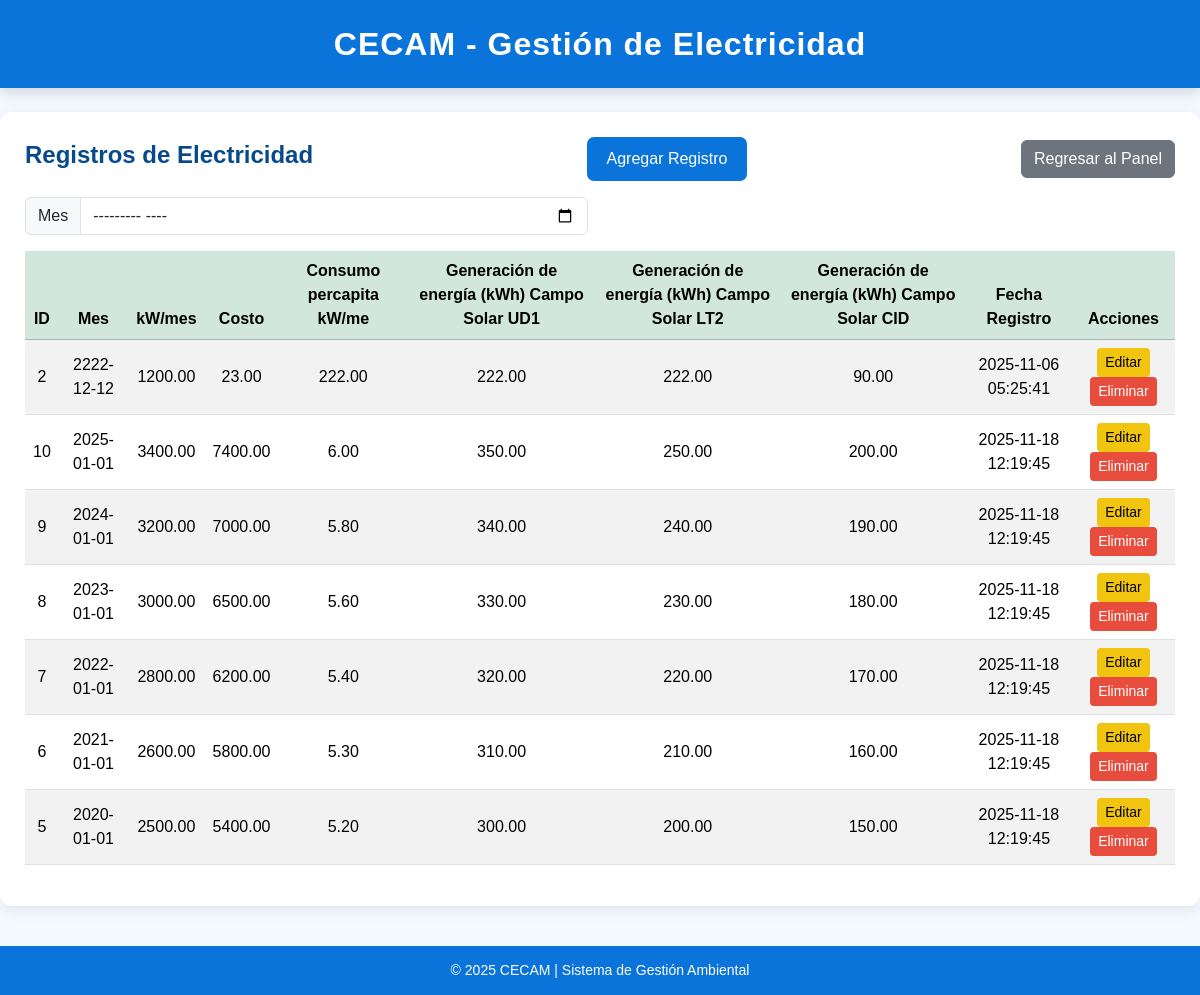
The app's page /index.php?view=electricidad (signed in) with its own data.
### tables this page shows
CREATE TABLE `electricidad` (
  `id_elec` int(11) NOT NULL AUTO_INCREMENT,
  `mes_elec` date DEFAULT NULL,
  `cons_kw_mes_elec` decimal(10,2) DEFAULT NULL,
  `costo_elec` decimal(10,2) DEFAULT NULL,
  `cons_percap_elec` decimal(10,2) DEFAULT NULL,
  `ener_sud1_elec` decimal(10,2) DEFAULT NULL,
  `ener_sl172_elec` decimal(10,2) DEFAULT NULL,
  `ener_scid_elec` decimal(10,2) DEFAULT NULL,
  `created_elec` timestamp NOT NULL DEFAULT current_timestamp(),
  PRIMARY KEY (`id_elec`)
);

### app/controllers/ElectricidadController.php (called while the page is built, shortened)
<?php
require_once __DIR__ . '/../models/ElectricidadModel.php';
class ElectricidadController {
    private $model;
    public function __construct($connection) {
        $this->connection = $connection;
        $this->model = new ElectricidadModel($this->connection);
    }
    public function index() {
        $registros = $this->model->obtenerRegistros();
        include __DIR__ . '/../views/electricidad.php';
    }
}
?>

### app/models/ElectricidadModel.php (called while the page is built, shortened)
<?php
class ElectricidadModel
{
    private $conn;
    public function __construct($connection)
    {
        $this->conn = $connection;
    }
    public function obtenerRegistros()
    {
        $sql = "SELECT * FROM electricidad ORDER BY mes_elec DESC";
        $result = $this->conn->query($sql);
        return $result->fetch_all(MYSQLI_ASSOC);
    }
}

### app/views/electricidad.php (the view, shortened to what this page needs)
<?php
$registros = $registros ?? [];
?>
<!DOCTYPE html>
<html lang="es">
<head>
  <link href="https://cdn.jsdelivr.net/npm/bootstrap@5.3.2/dist/css/bootstrap.min.css"
        rel="stylesheet">
  <link rel="stylesheet" href="public/css/ele.css">
</head>
<body>
<header>
  <h3> CECAM - Gestión de Electricidad</h3>
</header>
<div class="container mt-4">
  <div class="d-flex justify-content-between align-items-center mb-3">
    <h4>Registros de Electricidad</h4>
    <button class="btn btn-add" data-bs-toggle="modal" data-bs-target="#modalAgregar">
      Agregar Registro
    </button>
     <a href="index.php?view=dashboard_admin" class="btn btn-secondary">
        Regresar al Panel
      </a>
  </div>
  <div class="row mb-3">
    <div class="col-md-6">
      <div class="input-group">
        <span class="input-group-text">Mes</span>
        <input type="month" id="searchInput" class="form-control"
               placeholder="Buscar por mes...">
      </div>
    </div>
  </div>
  <table class="table table-striped text-center align-middle" id="tablaElectricidad">
    <thead class="table-success">
      <tr>
        <th>ID</th>
        <th>Mes</th>
        <th> kW/mes</th>
        <th>Costo</th>
        <th>Consumo percapita kW/me</th>
        <th>Generación de energía (kWh) Campo Solar UD1</th>
        <th>Generación de energía (kWh) Campo Solar LT2</th>
        <th>Generación de energía (kWh) Campo Solar CID</th>
        <th>Fecha Registro</th>
        <th>Acciones</th>
      </tr>
    </thead>
    <tbody>
      <?php if (!empty($registros)): ?>
        <?php foreach ($registros as $r): ?>
          <tr>
            <td><?= (int)$r['id_elec'] ?></td>
            <td><?= htmlspecialchars($r['mes_elec']) ?></td>
            <td><?= htmlspecialchars($r['cons_kw_mes_elec']) ?></td>
            <td><?= htmlspecialchars($r['costo_elec']) ?></td>
            <td><?= htmlspecialchars($r['cons_percap_elec']) ?></td>
            <td><?= htmlspecialchars($r['ener_sud1_elec']) ?></td>
            <td><?= htmlspecialchars($r['ener_sl172_elec']) ?></td>
            <td><?= htmlspecialchars($r['ener_scid_elec']) ?></td>
            <td><?= htmlspecialchars($r['created_elec']) ?></td>
            <td>
              <button class="btn btn-warning btn-sm btnEditar"
                data-id="<?= (int)$r['id_elec'] ?>"
                data-mes="<?= htmlspecialchars($r['mes_elec'], ENT_QUOTES) ?>"
                data-kw="<?= htmlspecialchars($r['cons_kw_mes_elec']) ?>"
                data-costo="<?= htmlspecialchars($r['costo_elec']) ?>"
                data-percap="<?= htmlspecialchars($r['cons_percap_elec']) ?>"
                data-sud1="<?= htmlspecialchars($r['ener_sud1_elec']) ?>"
                data-sl172="<?= htmlspecialchars($r['ener_sl172_elec']) ?>"
                data-scid="<?= htmlspecialchars($r['ener_scid_elec']) ?>"
                data-bs-toggle="modal" data-bs-target="#modalEditar">
                Editar
              </button>
              <a href="index.php?view=electricidad&action=eliminar&id=<?= (int)$r['id_elec'] ?>"
                 class="btn btn-danger btn-sm"
                 onclick="return confirm('¿Eliminar este registro?');">
                 Eliminar
              </a>
            </td>
          </tr>
        <?php endforeach; ?>
      <?php else: ?>
        <tr>
          <td colspan="10" class="text-center">No hay registros de electricidad.</td>
        </tr>
      <?php endif; ?>
    </tbody>
  </table>
</div>
<footer>© 2025 CECAM | Sistema de Gestión Ambiental</footer>
</body>
</html>

### public/css/ele.css (style rules this page uses)
:root { --elec-primary: #0A74DA; --elec-primary-dark: #095BB0; --elec-bg-light: #f4f8ff; --elec-title: #074A8B; --elec-border: #d0e3ff; }
body { background-color: var(--elec-bg-light); font-family: "Poppins", sans-serif; margin: 0; padding: 0; }
header { background-color: var(--elec-primary); color: white; text-align: center; padding: 25px 12px; box-shadow: 0 4px 15px rgba(0,0,0,0.15); }
header h3 { font-size: 32px; font-weight: 600; letter-spacing: 1px; margin: 0; }
.container { background: white; padding: 25px; border-radius: 12px; max-width: 1200px; box-shadow: 0 4px 15px rgba(0,0,0,0.08); }
.container h4 { font-weight: 700; color: var(--elec-title); }
.btn-add { background-color: var(--elec-primary); color: white !important; border: none; padding: 10px 20px; border-radius: 7px; font-weight: 500; transition: 0.25s; }
.btn-warning { background-color: #f1c40f; border: none; }
.btn-danger { background-color: #e74c3c; border: none; }
footer { text-align: center; background-color: var(--elec-primary); color: white; padding: 14px; font-size: 14px; margin-top: 40px; }

### records on screen
electricidad: id_elec "2", mes_elec "2222-12-12", cons_kw_mes_elec "1200.00", costo_elec "23.00", cons_percap_elec "222.00", ener_sud1_elec "222.00", ener_sl172_elec "222.00", ener_scid_elec "90.00", created_elec "2025-11-06 05:25:41"
electricidad: id_elec "10", mes_elec "2025-01-01", cons_kw_mes_elec "3400.00", costo_elec "7400.00", cons_percap_elec "6.00", ener_sud1_elec "350.00", ener_sl172_elec "250.00", ener_scid_elec "200.00", created_elec "2025-11-18 12:19:45"
electricidad: id_elec "9", mes_elec "2024-01-01", cons_kw_mes_elec "3200.00", costo_elec "7000.00", cons_percap_elec "5.80", ener_sud1_elec "340.00", ener_sl172_elec "240.00", ener_scid_elec "190.00", created_elec "2025-11-18 12:19:45"
electricidad: id_elec "8", mes_elec "2023-01-01", cons_kw_mes_elec "3000.00", costo_elec "6500.00", cons_percap_elec "5.60", ener_sud1_elec "330.00", ener_sl172_elec "230.00", ener_scid_elec "180.00", created_elec "2025-11-18 12:19:45"
electricidad: id_elec "7", mes_elec "2022-01-01", cons_kw_mes_elec "2800.00", costo_elec "6200.00", cons_percap_elec "5.40", ener_sud1_elec "320.00", ener_sl172_elec "220.00", ener_scid_elec "170.00", created_elec "2025-11-18 12:19:45"
electricidad: id_elec "6", mes_elec "2021-01-01", cons_kw_mes_elec "2600.00", costo_elec "5800.00", cons_percap_elec "5.30", ener_sud1_elec "310.00", ener_sl172_elec "210.00", ener_scid_elec "160.00", created_elec "2025-11-18 12:19:45"
electricidad: id_elec "5", mes_elec "2020-01-01", cons_kw_mes_elec "2500.00", costo_elec "5400.00", cons_percap_elec "5.20", ener_sud1_elec "300.00", ener_sl172_elec "200.00", ener_scid_elec "150.00", created_elec "2025-11-18 12:19:45"
